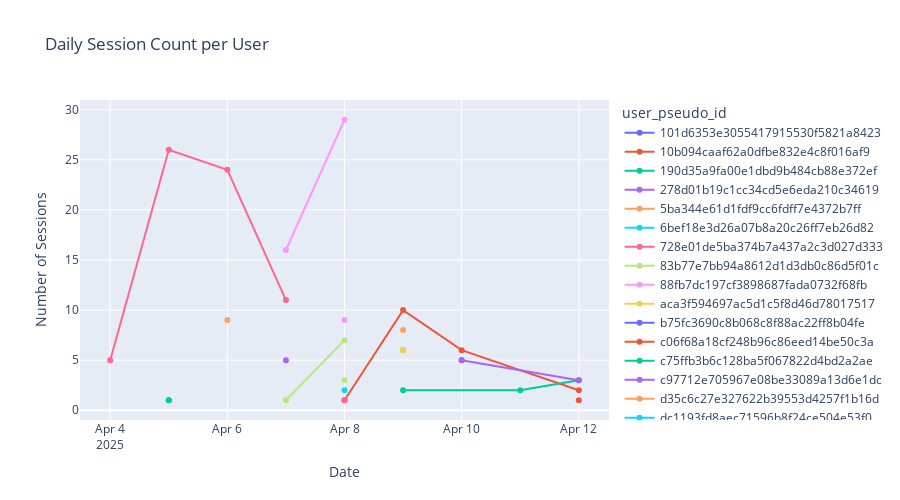

This figure's notebook cell:
### Code cell
# Count the number of sessions per user per day
daily_session_count = session_bounds.groupby(['user_pseudo_id', 'event_day']).size().reset_index(name='session_count')

# Plotting daily session counts per user
fig = px.line(
    daily_session_count,
    x='event_day',
    y='session_count',
    color='user_pseudo_id',
    title='Daily Session Count per User',
    labels={'event_day': 'Day', 'session_count': 'Session Count'},
    markers=True
)

# Adjust layout for better presentation
fig.update_layout(height=500, xaxis_title='Date', yaxis_title='Number of Sessions')
fig.show()

### Figure 1 — Plotly figure (JSON) as saved in the notebook; plotly's stock layout.template omitted (floating-point values rounded to 4 significant figures)
{"data": [{"hovertemplate": "user_pseudo_id=101d6353e3055417915530f5821a8423<br>Day=%{x}<br>Session Count=%{y}<extra></extra>", "legendgroup": "101d6353e3055417915530f5821a8423", "line": {"color": "#636efa", "dash": "solid"}, "marker": {"symbol": "circle"}, "mode": "lines+markers", "name": "101d6353e3055417915530f5821a8423", "orientation": "v", "showlegend": true, "type": "scatter", "x": ["2025-04-05"], "xaxis": "x", "y": [1], "yaxis": "y"}, {"hovertemplate": "user_pseudo_id=10b094caaf62a0dfbe832e4c8f016af9<br>Day=%{x}<br>Session Count=%{y}<extra></extra>", "legendgroup": "10b094caaf62a0dfbe832e4c8f016af9", "line": {"color": "#EF553B", "dash": "solid"}, "marker": {"symbol": "circle"}, "mode": "lines+markers", "name": "10b094caaf62a0dfbe832e4c8f016af9", "orientation": "v", "showlegend": true, "type": "scatter", "x": ["2025-04-08", "2025-04-09", "2025-04-10", "2025-04-12"], "xaxis": "x", "y": [1, 10, 6, 2], "yaxis": "y"}, {"hovertemplate": "user_pseudo_id=190d35a9fa00e1dbd9b484cb88e372ef<br>Day=%{x}<br>Session Count=%{y}<extra></extra>", "legendgroup": "190d35a9fa00e1dbd9b484cb88e372ef", "line": {"color": "#00cc96", "dash": "solid"}, "marker": {"symbol": "circle"}, "mode": "lines+markers", "name": "190d35a9fa00e1dbd9b484cb88e372ef", "orientation": "v", "showlegend": true, "type": "scatter", "x": ["2025-04-05"], "xaxis": "x", "y": [1], "yaxis": "y"}, {"hovertemplate": "user_pseudo_id=278d01b19c1cc34cd5e6eda210c34619<br>Day=%{x}<br>Session Count=%{y}<extra></extra>", "legendgroup": "278d01b19c1cc34cd5e6eda210c34619", "line": {"color": "#ab63fa", "dash": "solid"}, "marker": {"symbol": "circle"}, "mode": "lines+markers", "name": "278d01b19c1cc34cd5e6eda210c34619", "orientation": "v", "showlegend": true, "type": "scatter", "x": ["2025-04-07"], "xaxis": "x", "y": [5], "yaxis": "y"}, {"hovertemplate": "user_pseudo_id=5ba344e61d1fdf9cc6fdff7e4372b7ff<br>Day=%{x}<br>Session Count=%{y}<extra></extra>", "legendgroup": "5ba344e61d1fdf9cc6fdff7e4372b7ff", "line": {"color": "#FFA15A", "dash": "solid"}, "marker": {"symbol": "circle"}, "mode": "lines+markers", "name": "5ba344e61d1fdf9cc6fdff7e4372b7ff", "orientation": "v", "showlegend": true, "type": "scatter", "x": ["2025-04-09"], "xaxis": "x", "y": [8], "yaxis": "y"}, {"hovertemplate": "user_pseudo_id=6bef18e3d26a07b8a20c26ff7eb26d82<br>Day=%{x}<br>Session Count=%{y}<extra></extra>", "legendgroup": "6bef18e3d26a07b8a20c26ff7eb26d82", "line": {"color": "#19d3f3", "dash": "solid"}, "marker": {"symbol": "circle"}, "mode": "lines+markers", "name": "6bef18e3d26a07b8a20c26ff7eb26d82", "orientation": "v", "showlegend": true, "type": "scatter", "x": ["2025-04-09"], "xaxis": "x", "y": [6], "yaxis": "y"}, {"hovertemplate": "user_pseudo_id=728e01de5ba374b7a437a2c3d027d333<br>Day=%{x}<br>Session Count=%{y}<extra></extra>", "legendgroup": "728e01de5ba374b7a437a2c3d027d333", "line": {"color": "#FF6692", "dash": "solid"}, "marker": {"symbol": "circle"}, "mode": "lines+markers", "name": "728e01de5ba374b7a437a2c3d027d333", "orientation": "v", "showlegend": true, "type": "scatter", "x": ["2025-04-08"], "xaxis": "x", "y": [1], "yaxis": "y"}, {"hovertemplate": "user_pseudo_id=83b77e7bb94a8612d1d3db0c86d5f01c<br>Day=%{x}<br>Session Count=%{y}<extra></extra>", "legendgroup": "83b77e7bb94a8612d1d3db0c86d5f01c", "line": {"color": "#B6E880", "dash": "solid"}, "marker": {"symbol": "circle"}, "mode": "lines+markers", "name": "83b77e7bb94a8612d1d3db0c86d5f01c", "orientation": "v", "showlegend": true, "type": "scatter", "x": ["2025-04-08"], "xaxis": "x", "y": [3], "yaxis": "y"}, {"hovertemplate": "user_pseudo_id=88fb7dc197cf3898687fada0732f68fb<br>Day=%{x}<br>Session Count=%{y}<extra></extra>", "legendgroup": "88fb7dc197cf3898687fada0732f68fb", "line": {"color": "#FF97FF", "dash": "solid"}, "marker": {"symbol": "circle"}, "mode": "lines+markers", "name": "88fb7dc197cf3898687fada0732f68fb", "orientation": "v", "showlegend": true, "type": "scatter", "x": ["2025-04-07", "2025-04-08"], "xaxis": "x", "y": [16, 29], "yaxis": "y"}, {"hovertemplate": "user_pseudo_id=aca3f594697ac5d1c5f8d46d78017517<br>Day=%{x}<br>Session Count=%{y}<extra></extra>", "legendgroup": "aca3f594697ac5d1c5f8d46d78017517", "line": {"color": "#FECB52", "dash": "solid"}, "marker": {"symbol": "circle"}, "mode": "lines+markers", "name": "aca3f594697ac5d1c5f8d46d78017517", "orientation": "v", "showlegend": true, "type": "scatter", "x": ["2025-04-09"], "xaxis": "x", "y": [6], "yaxis": "y"}, {"hovertemplate": "user_pseudo_id=b75fc3690c8b068c8f88ac22ff8b04fe<br>Day=%{x}<br>Session Count=%{y}<extra></extra>", "legendgroup": "b75fc3690c8b068c8f88ac22ff8b04fe", "line": {"color": "#636efa", "dash": "solid"}, "marker": {"symbol": "circle"}, "mode": "lines+markers", "name": "b75fc3690c8b068c8f88ac22ff8b04fe", "orientation": "v", "showlegend": true, "type": "scatter", "x": ["2025-04-10"], "xaxis": "x", "y": [5], "yaxis": "y"}, {"hovertemplate": "user_pseudo_id=c06f68a18cf248b96c86eed14be50c3a<br>Day=%{x}<br>Session Count=%{y}<extra></extra>", "legendgroup": "c06f68a18cf248b96c86eed14be50c3a", "line": {"color": "#EF553B", "dash": "solid"}, "marker": {"symbol": "circle"}, "mode": "lines+markers", "name": "c06f68a18cf248b96c86eed14be50c3a", "orientation": "v", "showlegend": true, "type": "scatter", "x": ["2025-04-12"], "xaxis": "x", "y": [1], "yaxis": "y"}, {"hovertemplate": "user_pseudo_id=c75ffb3b6c128ba5f067822d4bd2a2ae<br>Day=%{x}<br>Session Count=%{y}<extra></extra>", "legendgroup": "c75ffb3b6c128ba5f067822d4bd2a2ae", "line": {"color": "#00cc96", "dash": "solid"}, "marker": {"symbol": "circle"}, "mode": "lines+markers", "name": "c75ffb3b6c128ba5f067822d4bd2a2ae", "orientation": "v", "showlegend": true, "type": "scatter", "x": ["2025-04-09", "2025-04-11", "2025-04-12"], "xaxis": "x", "y": [2, 2, 3], "yaxis": "y"}, {"hovertemplate": "user_pseudo_id=c97712e705967e08be33089a13d6e1dc<br>Day=%{x}<br>Session Count=%{y}<extra></extra>", "legendgroup": "c97712e705967e08be33089a13d6e1dc", "line": {"color": "#ab63fa", "dash": "solid"}, "marker": {"symbol": "circle"}, "mode": "lines+markers", "name": "c97712e705967e08be33089a13d6e1dc", "orientation": "v", "showlegend": true, "type": "scatter", "x": ["2025-04-10", "2025-04-12"], "xaxis": "x", "y": [5, 3], "yaxis": "y"}, {"hovertemplate": "user_pseudo_id=d35c6c27e327622b39553d4257f1b16d<br>Day=%{x}<br>Session Count=%{y}<extra></extra>", "legendgroup": "d35c6c27e327622b39553d4257f1b16d", "line": {"color": "#FFA15A", "dash": "solid"}, "marker": {"symbol": "circle"}, "mode": "lines+markers", "name": "d35c6c27e327622b39553d4257f1b16d", "orientation": "v", "showlegend": true, "type": "scatter", "x": ["2025-04-06"], "xaxis": "x", "y": [9], "yaxis": "y"}, {"hovertemplate": "user_pseudo_id=dc1193fd8aec71596b8f24ce504e53f0<br>Day=%{x}<br>Session Count=%{y}<extra></extra>", "legendgroup": "dc1193fd8aec71596b8f24ce504e53f0", "line": {"color": "#19d3f3", "dash": "solid"}, "marker": {"symbol": "circle"}, "mode": "lines+markers", "name": "dc1193fd8aec71596b8f24ce504e53f0", "orientation": "v", "showlegend": true, "type": "scatter", "x": ["2025-04-08"], "xaxis": "x", "y": [2], "yaxis": "y"}, {"hovertemplate": "user_pseudo_id=ddf2acb862daf1f5e1e9dff579ec87d7<br>Day=%{x}<br>Session Count=%{y}<extra></extra>", "legendgroup": "ddf2acb862daf1f5e1e9dff579ec87d7", "line": {"color": "#FF6692", "dash": "solid"}, "marker": {"symbol": "circle"}, "mode": "lines+markers", "name": "ddf2acb862daf1f5e1e9dff579ec87d7", "orientation": "v", "showlegend": true, "type": "scatter", "x": ["2025-04-04", "2025-04-05", "2025-04-06", "2025-04-07"], "xaxis": "x", "y": [5, 26, 24, 11], "yaxis": "y"}, {"hovertemplate": "user_pseudo_id=e3e8c556215b9f04ea3bee8b775ceea3<br>Day=%{x}<br>Session Count=%{y}<extra></extra>", "legendgroup": "e3e8c556215b9f04ea3bee8b775ceea3", "line": {"color": "#B6E880", "dash": "solid"}, "marker": {"symbol": "circle"}, "mode": "lines+markers", "name": "e3e8c556215b9f04ea3bee8b775ceea3", "orientation": "v", "showlegend": true, "type": "scatter", "x": ["2025-04-07", "2025-04-08"], "xaxis": "x", "y": [1, 7], "yaxis": "y"}, {"hovertemplate": "user_pseudo_id=fe4c3fd071ce61b30caeaa8b4844013e<br>Day=%{x}<br>Session Count=%{y}<extra></extra>", "legendgroup": "fe4c3fd071ce61b30caeaa8b4844013e", "line": {"color": "#FF97FF", "dash": "solid"}, "marker": {"symbol": "circle"}, "mode": "lines+markers", "name": "fe4c3fd071ce61b30caeaa8b4844013e", "orientation": "v", "showlegend": true, "type": "scatter", "x": ["2025-04-08"], "xaxis": "x", "y": [9], "yaxis": "y"}], "layout": {"height": 500, "legend": {"title": {"text": "user_pseudo_id"}, "tracegroupgap": 0}, "title": {"text": "Daily Session Count per User"}, "xaxis": {"anchor": "y", "domain": [0, 1], "title": {"text": "Date"}}, "yaxis": {"anchor": "x", "domain": [0, 1], "title": {"text": "Number of Sessions"}}}}
